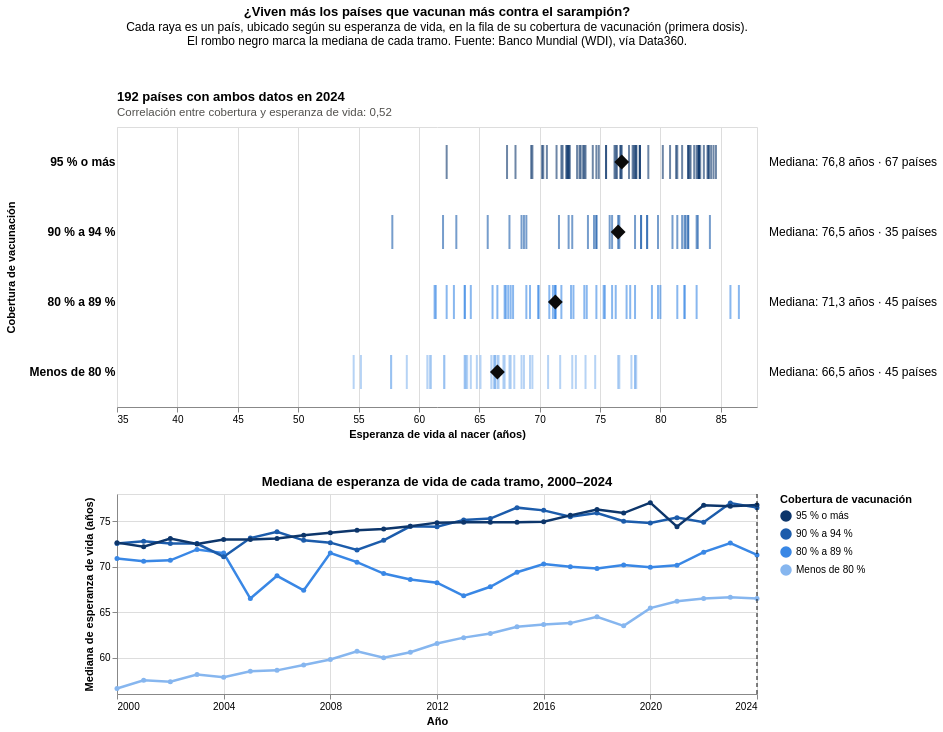

Notebook code for this chart:
### Code cell
anio_vac = alt.param(name="anio_vac", value=HASTA, bind=alt.binding_range(min=DESDE, max=HASTA, step=1, name="Año: "))
buscar_vac = alt.param(name="buscar_vac", value="", bind=alt.binding(input="search", placeholder="Ej.: Argentina", name="Buscar un país: "))
COINCIDE_VAC = "length(buscar_vac) > 1 && indexof(lower(datum.pais), lower(buscar_vac)) >= 0"

ANCHO_3 = 640
y_grupo = alt.Y("grupo:N", title="Cobertura de vacunación", sort=GRUPOS,
                axis=alt.Axis(labelFontSize=12, labelFontWeight="bold", ticks=False, domain=False, titlePadding=12))
x_vida = alt.X("vida:Q", title="Esperanza de vida al nacer (años)", scale=escala_vida)
color_grupo = alt.Color("grupo:N", scale=alt.Scale(domain=GRUPOS, range=COLORES_GRUPOS), legend=None)

# Panel de arriba: los países del año elegido, una fila por tramo de cobertura
base_vac = alt.Chart(vacunas).transform_filter("datum.anio == anio_vac")
rayas = base_vac.mark_tick(thickness=2, size=34).encode(
    x=x_vida, y=y_grupo, color=color_grupo,
    opacity=alt.condition(f"length(buscar_vac) < 2 || {COINCIDE_VAC}", alt.value(0.6), alt.value(0.12)),
    tooltip=[
        alt.Tooltip("pais:N", title="País"),
        alt.Tooltip("anio:Q", title="Año", format="d"),
        alt.Tooltip("valor:Q", title="Vacunación contra el sarampión (% de niños de 12 a 23 meses)", format="d"),
        alt.Tooltip("grupo:N", title="Tramo de cobertura"),
        alt.Tooltip("vida:Q", title="Esperanza de vida (años)", format=".1f"),
    ],
)
raya_buscada = base_vac.transform_filter(COINCIDE_VAC).mark_tick(thickness=3, size=44, color="#0b0b0b").encode(x=x_vida, y=y_grupo)
nombre_buscado = base_vac.transform_filter(COINCIDE_VAC).mark_text(dy=-27, fontWeight="bold", fontSize=12).encode(
    x=x_vida, y=y_grupo, text="pais:N")

base_med = alt.Chart(medianas).transform_filter("datum.anio == anio_vac")
rombos = base_med.mark_point(shape="diamond", filled=True, size=220, color="#0b0b0b", opacity=1).encode(
    x=alt.X("mediana:Q", title="Esperanza de vida al nacer (años)", scale=escala_vida), y=y_grupo,
    tooltip=[alt.Tooltip("grupo:N", title="Tramo de cobertura"), alt.Tooltip("mediana:Q", title="Mediana de esperanza de vida", format=".1f"),
             alt.Tooltip("n:Q", title="Países")])
textos_derecha = base_med.mark_text(align="left", x=ANCHO_3 + 12, fontSize=12).encode(y=y_grupo, text="texto:N")

encabezado_vac = alt.Chart(textos_vacunas).transform_filter("datum.anio == anio_vac")
linea_1_vac = encabezado_vac.mark_text(align="left", x=0, y=-30, fontSize=13, fontWeight="bold").encode(text="linea_1:N")
linea_2_vac = encabezado_vac.mark_text(align="left", x=0, y=-14, fontSize=11.5, color="#52514e").encode(text="linea_2:N")

arriba = (rayas + raya_buscada + rombos + nombre_buscado + textos_derecha + linea_1_vac + linea_2_vac).properties(
    width=ANCHO_3, height=280,
    title={"text": "¿Viven más los países que vacunan más contra el sarampión?",
           "subtitle": ["Cada raya es un país, ubicado según su esperanza de vida, en la fila de su cobertura de vacunación (primera dosis).",
                        "El rombo negro marca la mediana de cada tramo. Fuente: Banco Mundial (WDI), vía Data360."],
           "offset": 44},
)

# Panel de abajo: cómo cambió la mediana de cada tramo entre 2000 y 2024
lineas = alt.Chart(medianas).mark_line(strokeWidth=2.5, point=alt.OverlayMarkDef(size=25)).encode(
    x=alt.X("anio:Q", title="Año", axis=alt.Axis(format="d", values=list(range(DESDE, HASTA + 1, 4)))),
    y=alt.Y("mediana:Q", title="Mediana de esperanza de vida (años)", scale=alt.Scale(zero=False)),
    color=alt.Color("grupo:N", title="Cobertura de vacunación", scale=alt.Scale(domain=GRUPOS, range=COLORES_GRUPOS),
                    legend=alt.Legend(orient="right")),
    tooltip=[alt.Tooltip("grupo:N", title="Tramo de cobertura"), alt.Tooltip("anio:Q", title="Año", format="d"),
             alt.Tooltip("mediana:Q", title="Mediana de esperanza de vida", format=".1f"), alt.Tooltip("n:Q", title="Países")],
)
anio_elegido = alt.Chart(textos_vacunas).transform_filter("datum.anio == anio_vac").mark_rule(color="#0b0b0b", strokeDash=[4, 3]).encode(x="anio:Q")
abajo = (lineas + anio_elegido).properties(width=ANCHO_3, height=200, title="Mediana de esperanza de vida de cada tramo, 2000–2024")

grafico_3 = alt.vconcat(arriba, abajo, spacing=36).add_params(anio_vac, buscar_vac).resolve_scale(color="independent")
grafico_3

### Figure 1 — Vega-Lite specification as saved in the notebook (floating-point values rounded to 4 significant figures; data arrays with more than 128 entries replaced by an {"elided": "..."} marker saying what was removed)
{"config": {"view": {"continuousWidth": 300, "continuousHeight": 300}}, "vconcat": [{"layer": [{"mark": {"type": "tick", "size": 34, "thickness": 2}, "encoding": {"color": {"field": "grupo", "legend": null, "scale": {"domain": ["95 % o más", "90 % a 94 %", "80 % a 89 %", "Menos de 80 %"], "range": ["#0d366b", "#1c5cab", "#3987e5", "#86b6ef"]}, "type": "nominal"}, "opacity": {"condition": {"test": "length(buscar_vac) < 2 || length(buscar_vac) > 1 && indexof(lower(datum.pais), lower(buscar_vac)) >= 0", "value": 0.6}, "value": 0.12}, "tooltip": [{"field": "pais", "title": "País", "type": "nominal"}, {"field": "anio", "format": "d", "title": "Año", "type": "quantitative"}, {"field": "valor", "format": "d", "title": "Vacunación contra el sarampión (% de niños de 12 a 23 meses)", "type": "quantitative"}, {"field": "grupo", "title": "Tramo de cobertura", "type": "nominal"}, {"field": "vida", "format": ".1f", "title": "Esperanza de vida (años)", "type": "quantitative"}], "x": {"field": "vida", "scale": {"clamp": true, "domain": [35, 88]}, "title": "Esperanza de vida al nacer (años)", "type": "quantitative"}, "y": {"axis": {"domain": false, "labelFontSize": 12, "labelFontWeight": "bold", "ticks": false, "titlePadding": 12}, "field": "grupo", "sort": ["95 % o más", "90 % a 94 %", "80 % a 89 %", "Menos de 80 %"], "title": "Cobertura de vacunación", "type": "nominal"}}, "transform": [{"filter": "datum.anio == anio_vac"}]}, {"mark": {"type": "tick", "color": "#0b0b0b", "size": 44, "thickness": 3}, "encoding": {"x": {"field": "vida", "scale": {"clamp": true, "domain": [35, 88]}, "title": "Esperanza de vida al nacer (años)", "type": "quantitative"}, "y": {"axis": {"domain": false, "labelFontSize": 12, "labelFontWeight": "bold", "ticks": false, "titlePadding": 12}, "field": "grupo", "sort": ["95 % o más", "90 % a 94 %", "80 % a 89 %", "Menos de 80 %"], "title": "Cobertura de vacunación", "type": "nominal"}}, "transform": [{"filter": "datum.anio == anio_vac"}, {"filter": "length(buscar_vac) > 1 && indexof(lower(datum.pais), lower(buscar_vac)) >= 0"}]}, {"data": {"name": "data-5817040e494ac904de254af358982caf"}, "mark": {"type": "point", "color": "#0b0b0b", "filled": true, "opacity": 1, "shape": "diamond", "size": 220}, "encoding": {"tooltip": [{"field": "grupo", "title": "Tramo de cobertura", "type": "nominal"}, {"field": "mediana", "format": ".1f", "title": "Mediana de esperanza de vida", "type": "quantitative"}, {"field": "n", "title": "Países", "type": "quantitative"}], "x": {"field": "mediana", "scale": {"clamp": true, "domain": [35, 88]}, "title": "Esperanza de vida al nacer (años)", "type": "quantitative"}, "y": {"axis": {"domain": false, "labelFontSize": 12, "labelFontWeight": "bold", "ticks": false, "titlePadding": 12}, "field": "grupo", "sort": ["95 % o más", "90 % a 94 %", "80 % a 89 %", "Menos de 80 %"], "title": "Cobertura de vacunación", "type": "nominal"}}, "transform": [{"filter": "datum.anio == anio_vac"}]}, {"data": {"name": "data-0bf224e5d88d1f3b16d1b897f2cbab38"}, "mark": {"type": "text", "dy": -27, "fontSize": 12, "fontWeight": "bold"}, "encoding": {"text": {"field": "pais", "type": "nominal"}, "x": {"field": "vida", "scale": {"clamp": true, "domain": [35, 88]}, "title": "Esperanza de vida al nacer (años)", "type": "quantitative"}, "y": {"axis": {"domain": false, "labelFontSize": 12, "labelFontWeight": "bold", "ticks": false, "titlePadding": 12}, "field": "grupo", "sort": ["95 % o más", "90 % a 94 %", "80 % a 89 %", "Menos de 80 %"], "title": "Cobertura de vacunación", "type": "nominal"}}, "transform": [{"filter": "datum.anio == anio_vac"}, {"filter": "length(buscar_vac) > 1 && indexof(lower(datum.pais), lower(buscar_vac)) >= 0"}]}, {"data": {"name": "data-5817040e494ac904de254af358982caf"}, "mark": {"type": "text", "align": "left", "fontSize": 12, "x": 652}, "encoding": {"text": {"field": "texto", "type": "nominal"}, "y": {"axis": {"domain": false, "labelFontSize": 12, "labelFontWeight": "bold", "ticks": false, "titlePadding": 12}, "field": "grupo", "sort": ["95 % o más", "90 % a 94 %", "80 % a 89 %", "Menos de 80 %"], "title": "Cobertura de vacunación", "type": "nominal"}}, "transform": [{"filter": "datum.anio == anio_vac"}]}, {"data": {"name": "data-11ca5a2b5552c209d889a5bb3c308724"}, "mark": {"type": "text", "align": "left", "fontSize": 13, "fontWeight": "bold", "x": 0, "y": -30}, "encoding": {"text": {"field": "linea_1", "type": "nominal"}}, "transform": [{"filter": "datum.anio == anio_vac"}]}, {"data": {"name": "data-11ca5a2b5552c209d889a5bb3c308724"}, "mark": {"type": "text", "align": "left", "color": "#52514e", "fontSize": 11.5, "x": 0, "y": -14}, "encoding": {"text": {"field": "linea_2", "type": "nominal"}}, "transform": [{"filter": "datum.anio == anio_vac"}]}], "data": {"name": "data-0bf224e5d88d1f3b16d1b897f2cbab38"}, "height": 280, "title": {"text": "¿Viven más los países que vacunan más contra el sarampión?", "subtitle": ["Cada raya es un país, ubicado según su esperanza de vida, en la fila de su cobertura de vacunación (primera dosis).", "El rombo negro marca la mediana de cada tramo. Fuente: Banco Mundial (WDI), vía Data360."], "offset": 44}, "width": 640}, {"layer": [{"data": {"name": "data-5817040e494ac904de254af358982caf"}, "mark": {"type": "line", "point": {"size": 25}, "strokeWidth": 2.5}, "encoding": {"color": {"field": "grupo", "legend": {"orient": "right"}, "scale": {"domain": ["95 % o más", "90 % a 94 %", "80 % a 89 %", "Menos de 80 %"], "range": ["#0d366b", "#1c5cab", "#3987e5", "#86b6ef"]}, "title": "Cobertura de vacunación", "type": "nominal"}, "tooltip": [{"field": "grupo", "title": "Tramo de cobertura", "type": "nominal"}, {"field": "anio", "format": "d", "title": "Año", "type": "quantitative"}, {"field": "mediana", "format": ".1f", "title": "Mediana de esperanza de vida", "type": "quantitative"}, {"field": "n", "title": "Países", "type": "quantitative"}], "x": {"axis": {"format": "d", "values": [2000, 2004, 2008, 2012, 2016, 2020, 2024]}, "field": "anio", "title": "Año", "type": "quantitative"}, "y": {"field": "mediana", "scale": {"zero": false}, "title": "Mediana de esperanza de vida (años)", "type": "quantitative"}}}, {"data": {"name": "data-11ca5a2b5552c209d889a5bb3c308724"}, "mark": {"type": "rule", "color": "#0b0b0b", "strokeDash": [4, 3]}, "encoding": {"x": {"field": "anio", "type": "quantitative"}}, "transform": [{"filter": "datum.anio == anio_vac"}]}], "height": 200, "title": "Mediana de esperanza de vida de cada tramo, 2000–2024", "width": 640}], "params": [{"name": "anio_vac", "bind": {"input": "range", "max": 2024, "min": 2000, "name": "Año: ", "step": 1}, "value": 2024}, {"name": "buscar_vac", "bind": {"input": "search", "name": "Buscar un país: ", "placeholder": "Ej.: Argentina"}, "value": ""}], "resolve": {"scale": {"color": "independent"}}, "spacing": 36, "$schema": "https://vega.github.io/schema/vega-lite/v6.4.1.json", "datasets": {"data-0bf224e5d88d1f3b16d1b897f2cbab38": {"elided": "4805 records"}, "data-5817040e494ac904de254af358982caf": [{"anio": 2000, "grupo": "80 % a 89 %", "mediana": 70.9, "n": 41, "texto": "Mediana: 70,9 años · 41 países"}, {"anio": 2000, "grupo": "90 % a 94 %", "mediana": 72.55, "n": 32, "texto": "Mediana: 72,5 años · 32 países"}, {"anio": 2000, "grupo": "95 % o más", "mediana": 72.65, "n": 54, "texto": "Mediana: 72,7 años · 54 países"}, {"anio": 2000, "grupo": "Menos de 80 %", "mediana": 56.6, "n": 63, "texto": "Mediana: 56,6 años · 63 países"}, {"anio": 2001, "grupo": "80 % a 89 %", "mediana": 70.6, "n": 29, "texto": "Mediana: 70,6 años · 29 países"}, {"anio": 2001, "grupo": "90 % a 94 %", "mediana": 72.8, "n": 41, "texto": "Mediana: 72,8 años · 41 países"}, {"anio": 2001, "grupo": "95 % o más", "mediana": 72.2, "n": 59, "texto": "Mediana: 72,2 años · 59 países"}, {"anio": 2001, "grupo": "Menos de 80 %", "mediana": 57.5, "n": 61, "texto": "Mediana: 57,5 años · 61 países"}, {"anio": 2002, "grupo": "80 % a 89 %", "mediana": 70.7, "n": 33, "texto": "Mediana: 70,7 años · 33 países"}, {"anio": 2002, "grupo": "90 % a 94 %", "mediana": 72.55, "n": 32, "texto": "Mediana: 72,5 años · 32 países"}, {"anio": 2002, "grupo": "95 % o más", "mediana": 73.1, "n": 64, "texto": "Mediana: 73,1 años · 64 países"}, {"anio": 2002, "grupo": "Menos de 80 %", "mediana": 57.35, "n": 62, "texto": "Mediana: 57,3 años · 62 países"}, {"anio": 2003, "grupo": "80 % a 89 %", "mediana": 71.9, "n": 29, "texto": "Mediana: 71,9 años · 29 países"}, {"anio": 2003, "grupo": "90 % a 94 %", "mediana": 72.55, "n": 36, "texto": "Mediana: 72,5 años · 36 países"}, {"anio": 2003, "grupo": "95 % o más", "mediana": 72.5, "n": 68, "texto": "Mediana: 72,5 años · 68 países"}, {"anio": 2003, "grupo": "Menos de 80 %", "mediana": 58.15, "n": 58, "texto": "Mediana: 58,1 años · 58 países"}, {"anio": 2004, "grupo": "80 % a 89 %", "mediana": 71.5, "n": 37, "texto": "Mediana: 71,5 años · 37 países"}, {"anio": 2004, "grupo": "90 % a 94 %", "mediana": 71.1, "n": 23, "texto": "Mediana: 71,1 años · 23 países"}, {"anio": 2004, "grupo": "95 % o más", "mediana": 73.0, "n": 77, "texto": "Mediana: 73,0 años · 77 países"}, {"anio": 2004, "grupo": "Menos de 80 %", "mediana": 57.85, "n": 54, "texto": "Mediana: 57,8 años · 54 países"}, {"anio": 2005, "grupo": "80 % a 89 %", "mediana": 66.5, "n": 33, "texto": "Mediana: 66,5 años · 33 países"}, {"anio": 2005, "grupo": "90 % a 94 %", "mediana": 73.15, "n": 34, "texto": "Mediana: 73,2 años · 34 países"}, {"anio": 2005, "grupo": "95 % o más", "mediana": 73.0, "n": 73, "texto": "Mediana: 73,0 años · 73 países"}, {"anio": 2005, "grupo": "Menos de 80 %", "mediana": 58.5, "n": 51, "texto": "Mediana: 58,5 años · 51 países"}, {"anio": 2006, "grupo": "80 % a 89 %", "mediana": 69.0, "n": 32, "texto": "Mediana: 69,0 años · 32 países"}, {"anio": 2006, "grupo": "90 % a 94 %", "mediana": 73.85, "n": 34, "texto": "Mediana: 73,8 años · 34 países"}, {"anio": 2006, "grupo": "95 % o más", "mediana": 73.1, "n": 79, "texto": "Mediana: 73,1 años · 79 países"}, {"anio": 2006, "grupo": "Menos de 80 %", "mediana": 58.6, "n": 47, "texto": "Mediana: 58,6 años · 47 países"}, {"anio": 2007, "grupo": "80 % a 89 %", "mediana": 67.4, "n": 25, "texto": "Mediana: 67,4 años · 25 países"}, {"anio": 2007, "grupo": "90 % a 94 %", "mediana": 72.9, "n": 37, "texto": "Mediana: 72,9 años · 37 países"}, {"anio": 2007, "grupo": "95 % o más", "mediana": 73.45, "n": 82, "texto": "Mediana: 73,5 años · 82 países"}, {"anio": 2007, "grupo": "Menos de 80 %", "mediana": 59.2, "n": 48, "texto": "Mediana: 59,2 años · 48 países"}, {"anio": 2008, "grupo": "80 % a 89 %", "mediana": 71.5, "n": 29, "texto": "Mediana: 71,5 años · 29 países"}, {"anio": 2008, "grupo": "90 % a 94 %", "mediana": 72.65, "n": 34, "texto": "Mediana: 72,7 años · 34 países"}, {"anio": 2008, "grupo": "95 % o más", "mediana": 73.75, "n": 82, "texto": "Mediana: 73,8 años · 82 países"}, {"anio": 2008, "grupo": "Menos de 80 %", "mediana": 59.8, "n": 47, "texto": "Mediana: 59,8 años · 47 países"}, {"anio": 2009, "grupo": "80 % a 89 %", "mediana": 70.5, "n": 30, "texto": "Mediana: 70,5 años · 30 países"}, {"anio": 2009, "grupo": "90 % a 94 %", "mediana": 71.85, "n": 40, "texto": "Mediana: 71,8 años · 40 países"}, {"anio": 2009, "grupo": "95 % o más", "mediana": 74.0, "n": 80, "texto": "Mediana: 74,0 años · 80 países"}, {"anio": 2009, "grupo": "Menos de 80 %", "mediana": 60.7, "n": 42, "texto": "Mediana: 60,7 años · 42 países"}, {"anio": 2010, "grupo": "80 % a 89 %", "mediana": 69.25, "n": 30, "texto": "Mediana: 69,2 años · 30 países"}, {"anio": 2010, "grupo": "90 % a 94 %", "mediana": 72.9, "n": 35, "texto": "Mediana: 72,9 años · 35 países"}, {"anio": 2010, "grupo": "95 % o más", "mediana": 74.15, "n": 86, "texto": "Mediana: 74,2 años · 86 países"}, {"anio": 2010, "grupo": "Menos de 80 %", "mediana": 60.0, "n": 41, "texto": "Mediana: 60,0 años · 41 países"}, {"anio": 2011, "grupo": "80 % a 89 %", "mediana": 68.6, "n": 37, "texto": "Mediana: 68,6 años · 37 países"}, {"anio": 2011, "grupo": "90 % a 94 %", "mediana": 74.45, "n": 38, "texto": "Mediana: 74,5 años · 38 países"}, {"anio": 2011, "grupo": "95 % o más", "mediana": 74.45, "n": 82, "texto": "Mediana: 74,5 años · 82 países"}, {"anio": 2011, "grupo": "Menos de 80 %", "mediana": 60.6, "n": 36, "texto": "Mediana: 60,6 años · 36 países"}, {"anio": 2012, "grupo": "80 % a 89 %", "mediana": 68.25, "n": 34, "texto": "Mediana: 68,2 años · 34 países"}, {"anio": 2012, "grupo": "90 % a 94 %", "mediana": 74.4, "n": 45, "texto": "Mediana: 74,4 años · 45 países"}, {"anio": 2012, "grupo": "95 % o más", "mediana": 74.85, "n": 80, "texto": "Mediana: 74,8 años · 80 países"}, {"anio": 2012, "grupo": "Menos de 80 %", "mediana": 61.55, "n": 34, "texto": "Mediana: 61,5 años · 34 países"}, {"anio": 2013, "grupo": "80 % a 89 %", "mediana": 66.8, "n": 35, "texto": "Mediana: 66,8 años · 35 países"}, {"anio": 2013, "grupo": "90 % a 94 %", "mediana": 75.15, "n": 46, "texto": "Mediana: 75,2 años · 46 países"}, {"anio": 2013, "grupo": "95 % o más", "mediana": 74.9, "n": 79, "texto": "Mediana: 74,9 años · 79 países"}, {"anio": 2013, "grupo": "Menos de 80 %", "mediana": 62.2, "n": 33, "texto": "Mediana: 62,2 años · 33 países"}, {"anio": 2014, "grupo": "80 % a 89 %", "mediana": 67.8, "n": 39, "texto": "Mediana: 67,8 años · 39 países"}, {"anio": 2014, "grupo": "90 % a 94 %", "mediana": 75.3, "n": 43, "texto": "Mediana: 75,3 años · 43 países"}, {"anio": 2014, "grupo": "95 % o más", "mediana": 74.9, "n": 77, "texto": "Mediana: 74,9 años · 77 países"}, {"anio": 2014, "grupo": "Menos de 80 %", "mediana": 62.65, "n": 34, "texto": "Mediana: 62,6 años · 34 países"}, {"anio": 2015, "grupo": "80 % a 89 %", "mediana": 69.4, "n": 37, "texto": "Mediana: 69,4 años · 37 países"}, {"anio": 2015, "grupo": "90 % a 94 %", "mediana": 76.5, "n": 32, "texto": "Mediana: 76,5 años · 32 países"}, {"anio": 2015, "grupo": "95 % o más", "mediana": 74.9, "n": 83, "texto": "Mediana: 74,9 años · 83 países"}, {"anio": 2015, "grupo": "Menos de 80 %", "mediana": 63.4, "n": 41, "texto": "Mediana: 63,4 años · 41 países"}, {"anio": 2016, "grupo": "80 % a 89 %", "mediana": 70.3, "n": 36, "texto": "Mediana: 70,3 años · 36 países"}, {"anio": 2016, "grupo": "90 % a 94 %", "mediana": 76.2, "n": 33, "texto": "Mediana: 76,2 años · 33 países"}, {"anio": 2016, "grupo": "95 % o más", "mediana": 74.95, "n": 82, "texto": "Mediana: 75,0 años · 82 países"}, {"anio": 2016, "grupo": "Menos de 80 %", "mediana": 63.65, "n": 42, "texto": "Mediana: 63,6 años · 42 países"}, {"anio": 2017, "grupo": "80 % a 89 %", "mediana": 70.0, "n": 39, "texto": "Mediana: 70,0 años · 39 países"}, {"anio": 2017, "grupo": "90 % a 94 %", "mediana": 75.5, "n": 43, "texto": "Mediana: 75,5 años · 43 países"}, {"anio": 2017, "grupo": "95 % o más", "mediana": 75.65, "n": 74, "texto": "Mediana: 75,7 años · 74 países"}, {"anio": 2017, "grupo": "Menos de 80 %", "mediana": 63.8, "n": 37, "texto": "Mediana: 63,8 años · 37 países"}, {"anio": 2018, "grupo": "80 % a 89 %", "mediana": 69.8, "n": 39, "texto": "Mediana: 69,8 años · 39 países"}, {"anio": 2018, "grupo": "90 % a 94 %", "mediana": 75.9, "n": 41, "texto": "Mediana: 75,9 años · 41 países"}, {"anio": 2018, "grupo": "95 % o más", "mediana": 76.3, "n": 72, "texto": "Mediana: 76,3 años · 72 países"}, {"anio": 2018, "grupo": "Menos de 80 %", "mediana": 64.5, "n": 41, "texto": "Mediana: 64,5 años · 41 países"}, {"anio": 2019, "grupo": "80 % a 89 %", "mediana": 70.2, "n": 34, "texto": "Mediana: 70,2 años · 34 países"}, {"anio": 2019, "grupo": "90 % a 94 %", "mediana": 75.0, "n": 37, "texto": "Mediana: 75,0 años · 37 países"}, {"anio": 2019, "grupo": "95 % o más", "mediana": 75.9, "n": 83, "texto": "Mediana: 75,9 años · 83 países"}, {"anio": 2019, "grupo": "Menos de 80 %", "mediana": 63.5, "n": 39, "texto": "Mediana: 63,5 años · 39 países"}, {"anio": 2020, "grupo": "80 % a 89 %", "mediana": 69.95, "n": 40, "texto": "Mediana: 70,0 años · 40 países"}, {"anio": 2020, "grupo": "90 % a 94 %", "mediana": 74.8, "n": 43, "texto": "Mediana: 74,8 años · 43 países"}, {"anio": 2020, "grupo": "95 % o más", "mediana": 77.05, "n": 58, "texto": "Mediana: 77,1 años · 58 países"}, {"anio": 2020, "grupo": "Menos de 80 %", "mediana": 65.45, "n": 52, "texto": "Mediana: 65,4 años · 52 países"}, {"anio": 2021, "grupo": "80 % a 89 %", "mediana": 70.15, "n": 40, "texto": "Mediana: 70,2 años · 40 países"}, {"anio": 2021, "grupo": "90 % a 94 %", "mediana": 75.4, "n": 35, "texto": "Mediana: 75,4 años · 35 países"}, {"anio": 2021, "grupo": "95 % o más", "mediana": 74.4, "n": 59, "texto": "Mediana: 74,4 años · 59 países"}, {"anio": 2021, "grupo": "Menos de 80 %", "mediana": 66.2, "n": 59, "texto": "Mediana: 66,2 años · 59 países"}, {"anio": 2022, "grupo": "80 % a 89 %", "mediana": 71.6, "n": 43, "texto": "Mediana: 71,6 años · 43 países"}, {"anio": 2022, "grupo": "90 % a 94 %", "mediana": 74.9, "n": 32, "texto": "Mediana: 74,9 años · 32 países"}, {"anio": 2022, "grupo": "95 % o más", "mediana": 76.75, "n": 66, "texto": "Mediana: 76,8 años · 66 países"}, {"anio": 2022, "grupo": "Menos de 80 %", "mediana": 66.5, "n": 52, "texto": "Mediana: 66,5 años · 52 países"}, {"anio": 2023, "grupo": "80 % a 89 %", "mediana": 72.6, "n": 47, "texto": "Mediana: 72,6 años · 47 países"}, {"anio": 2023, "grupo": "90 % a 94 %", "mediana": 77.0, "n": 34, "texto": "Mediana: 77,0 años · 34 países"}, {"anio": 2023, "grupo": "95 % o más", "mediana": 76.65, "n": 64, "texto": "Mediana: 76,7 años · 64 países"}, {"anio": 2023, "grupo": "Menos de 80 %", "mediana": 66.65, "n": 48, "texto": "Mediana: 66,7 años · 48 países"}, {"anio": 2024, "grupo": "80 % a 89 %", "mediana": 71.3, "n": 45, "texto": "Mediana: 71,3 años · 45 países"}, {"anio": 2024, "grupo": "90 % a 94 %", "mediana": 76.5, "n": 35, "texto": "Mediana: 76,5 años · 35 países"}, {"anio": 2024, "grupo": "95 % o más", "mediana": 76.8, "n": 67, "texto": "Mediana: 76,8 años · 67 países"}, {"anio": 2024, "grupo": "Menos de 80 %", "mediana": 66.5, "n": 45, "texto": "Mediana: 66,5 años · 45 países"}], "data-11ca5a2b5552c209d889a5bb3c308724": [{"anio": 2000, "linea_1": "190 países con ambos datos en 2000", "linea_2": "Correlación entre cobertura y esperanza de vida: 0,69"}, {"anio": 2001, "linea_1": "190 países con ambos datos en 2001", "linea_2": "Correlación entre cobertura y esperanza de vida: 0,68"}, {"anio": 2002, "linea_1": "191 países con ambos datos en 2002", "linea_2": "Correlación entre cobertura y esperanza de vida: 0,67"}, {"anio": 2003, "linea_1": "191 países con ambos datos en 2003", "linea_2": "Correlación entre cobertura y esperanza de vida: 0,64"}, {"anio": 2004, "linea_1": "191 países con ambos datos en 2004", "linea_2": "Correlación entre cobertura y esperanza de vida: 0,60"}, {"anio": 2005, "linea_1": "191 países con ambos datos en 2005", "linea_2": "Correlación entre cobertura y esperanza de vida: 0,61"}, {"anio": 2006, "linea_1": "192 países con ambos datos en 2006", "linea_2": "Correlación entre cobertura y esperanza de vida: 0,62"}, {"anio": 2007, "linea_1": "192 países con ambos datos en 2007", "linea_2": "Correlación entre cobertura y esperanza de vida: 0,61"}, {"anio": 2008, "linea_1": "192 países con ambos datos en 2008", "linea_2": "Correlación entre cobertura y esperanza de vida: 0,62"}, {"anio": 2009, "linea_1": "192 países con ambos datos en 2009", "linea_2": "Correlación entre cobertura y esperanza de vida: 0,58"}, {"anio": 2010, "linea_1": "192 países con ambos datos en 2010", "linea_2": "Correlación entre cobertura y esperanza de vida: 0,56"}, {"anio": 2011, "linea_1": "193 países con ambos datos en 2011", "linea_2": "Correlación entre cobertura y esperanza de vida: 0,61"}, {"anio": 2012, "linea_1": "193 países con ambos datos en 2012", "linea_2": "Correlación entre cobertura y esperanza de vida: 0,61"}, {"anio": 2013, "linea_1": "193 países con ambos datos en 2013", "linea_2": "Correlación entre cobertura y esperanza de vida: 0,62"}, {"anio": 2014, "linea_1": "193 países con ambos datos en 2014", "linea_2": "Correlación entre cobertura y esperanza de vida: 0,63"}, {"anio": 2015, "linea_1": "193 países con ambos datos en 2015", "linea_2": "Correlación entre cobertura y esperanza de vida: 0,62"}, {"anio": 2016, "linea_1": "193 países con ambos datos en 2016", "linea_2": "Correlación entre cobertura y esperanza de vida: 0,59"}, {"anio": 2017, "linea_1": "193 países con ambos datos en 2017", "linea_2": "Correlación entre cobertura y esperanza de vida: 0,64"}, {"anio": 2018, "linea_1": "193 países con ambos datos en 2018", "linea_2": "Correlación entre cobertura y esperanza de vida: 0,58"}, {"anio": 2019, "linea_1": "193 países con ambos datos en 2019", "linea_2": "Correlación entre cobertura y esperanza de vida: 0,60"}, {"anio": 2020, "linea_1": "193 países con ambos datos en 2020", "linea_2": "Correlación entre cobertura y esperanza de vida: 0,57"}, {"anio": 2021, "linea_1": "193 países con ambos datos en 2021", "linea_2": "Correlación entre cobertura y esperanza de vida: 0,55"}, {"anio": 2022, "linea_1": "193 países con ambos datos en 2022", "linea_2": "Correlación entre cobertura y esperanza de vida: 0,57"}, {"anio": 2023, "linea_1": "193 países con ambos datos en 2023", "linea_2": "Correlación entre cobertura y esperanza de vida: 0,53"}, {"anio": 2024, "linea_1": "192 países con ambos datos en 2024", "linea_2": "Correlación entre cobertura y esperanza de vida: 0,52"}]}}
